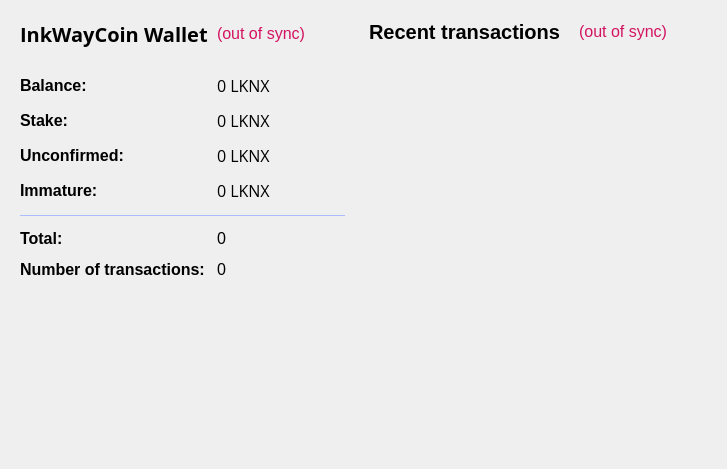
<?xml version="1.0" encoding="UTF-8"?>
<ui version="4.0">
 <class>OverviewPage</class>
 <widget class="QWidget" name="OverviewPage">
  <property name="maximumSize">
   <size>
    <width>16777215</width>
    <height>16777215</height>
   </size>
  </property>
  <property name="font">
   <font>
    <family>Lucida Grande</family>
    <pointsize>12</pointsize>
   </font>
  </property>
  <property name="windowTitle">
   <string>Overview</string>
  </property>
  <layout class="QGridLayout" name="gridLayout_2">
   <item row="1" column="0">
    <layout class="QVBoxLayout" name="verticalLayout_2" stretch="0">
     <property name="spacing">
      <number>1</number>
     </property>
     <item>
      <widget class="QFrame" name="frame">
       <property name="lineWidth">
        <number>0</number>
       </property>
       <layout class="QVBoxLayout" name="verticalLayout_4">
        <item>
         <layout class="QHBoxLayout" name="horizontalLayout_4">
          <property name="spacing">
           <number>7</number>
          </property>
          <item>
           <widget class="QLabel" name="label_5">
            <property name="minimumSize">
             <size>
              <width>190</width>
              <height>24</height>
             </size>
            </property>
            <property name="font">
             <font>
              <family>Open Sans,sans-serif</family>
             </font>
            </property>
            <property name="text">
             <string>&lt;html&gt;&lt;head/&gt;&lt;body&gt;&lt;p&gt;&lt;span style=&quot; font-size:20px; font-weight:600; color:#000000;&quot;&gt;InkWayCoin Wallet&lt;/span&gt;&lt;/p&gt;&lt;/body&gt;&lt;/html&gt;</string>
            </property>
           </widget>
          </item>
          <item>
           <widget class="QLabel" name="labelWalletStatus">
            <property name="minimumSize">
             <size>
              <width>80</width>
              <height>24</height>
             </size>
            </property>
            <property name="toolTip">
             <string>The displayed information may be out of date. Your wallet automatically synchronizes with the InkWayCoin network after a connection is established, but this process has not completed yet.</string>
            </property>
            <property name="styleSheet">
             <string notr="true">QLabel { color: red; }</string>
            </property>
            <property name="text">
             <string notr="true">&lt;html&gt;&lt;head/&gt;&lt;body&gt;&lt;p&gt;&lt;span style=&quot; color:#d31360;&quot;&gt;(out of sync)&lt;/span&gt;&lt;/p&gt;&lt;/body&gt;&lt;/html&gt;</string>
            </property>
            <property name="alignment">
             <set>Qt::AlignLeading|Qt::AlignLeft|Qt::AlignVCenter</set>
            </property>
           </widget>
          </item>
          <item>
           <spacer name="horizontalSpacer_2">
            <property name="orientation">
             <enum>Qt::Horizontal</enum>
            </property>
            <property name="sizeHint" stdset="0">
             <size>
              <width>40</width>
              <height>20</height>
             </size>
            </property>
           </spacer>
          </item>
         </layout>
        </item>
        <item>
         <spacer name="verticalSpacer_5">
          <property name="orientation">
           <enum>Qt::Vertical</enum>
          </property>
          <property name="sizeType">
           <enum>QSizePolicy::Maximum</enum>
          </property>
          <property name="sizeHint" stdset="0">
           <size>
            <width>20</width>
            <height>20</height>
           </size>
          </property>
         </spacer>
        </item>
        <item>
         <layout class="QFormLayout" name="formLayout_2">
          <property name="sizeConstraint">
           <enum>QLayout::SetMaximumSize</enum>
          </property>
          <property name="fieldGrowthPolicy">
           <enum>QFormLayout::AllNonFixedFieldsGrow</enum>
          </property>
          <property name="horizontalSpacing">
           <number>12</number>
          </property>
          <property name="verticalSpacing">
           <number>12</number>
          </property>
          <item row="0" column="0">
           <widget class="QLabel" name="label">
            <property name="text">
             <string>&lt;html&gt;&lt;head/&gt;&lt;body&gt;&lt;p&gt;&lt;span style=&quot; font-weight:600;&quot;&gt;Balance:&lt;/span&gt;&lt;/p&gt;&lt;/body&gt;&lt;/html&gt;</string>
            </property>
           </widget>
          </item>
          <item row="0" column="1">
           <widget class="QLabel" name="labelBalance">
            <property name="font">
             <font>
              <family>Open Sans,sans-serif</family>
             </font>
            </property>
            <property name="cursor">
             <cursorShape>IBeamCursor</cursorShape>
            </property>
            <property name="toolTip">
             <string>Your current balance</string>
            </property>
            <property name="text">
             <string notr="true">0 LKNX</string>
            </property>
            <property name="textInteractionFlags">
             <set>Qt::LinksAccessibleByMouse|Qt::TextSelectableByKeyboard|Qt::TextSelectableByMouse</set>
            </property>
           </widget>
          </item>
          <item row="1" column="0">
           <widget class="QLabel" name="label_6">
            <property name="text">
             <string>&lt;html&gt;&lt;head/&gt;&lt;body&gt;&lt;p&gt;&lt;span style=&quot; font-weight:600;&quot;&gt;Stake:&lt;/span&gt;&lt;/p&gt;&lt;/body&gt;&lt;/html&gt;</string>
            </property>
           </widget>
          </item>
          <item row="1" column="1">
           <widget class="QLabel" name="labelStake">
            <property name="font">
             <font>
              <family>Open Sans,sans-serif</family>
             </font>
            </property>
            <property name="cursor">
             <cursorShape>IBeamCursor</cursorShape>
            </property>
            <property name="toolTip">
             <string>Total of coins that was staked, and do not yet count toward the current balance</string>
            </property>
            <property name="text">
             <string notr="true">0 LKNX</string>
            </property>
            <property name="textInteractionFlags">
             <set>Qt::LinksAccessibleByMouse|Qt::TextSelectableByKeyboard|Qt::TextSelectableByMouse</set>
            </property>
           </widget>
          </item>
          <item row="2" column="0">
           <widget class="QLabel" name="label_3">
            <property name="text">
             <string>&lt;html&gt;&lt;head/&gt;&lt;body&gt;&lt;p&gt;&lt;span style=&quot; font-weight:600;&quot;&gt;Unconfirmed:&lt;/span&gt;&lt;/p&gt;&lt;/body&gt;&lt;/html&gt;</string>
            </property>
           </widget>
          </item>
          <item row="2" column="1">
           <widget class="QLabel" name="labelUnconfirmed">
            <property name="font">
             <font>
              <family>Open Sans,sans-serif</family>
             </font>
            </property>
            <property name="cursor">
             <cursorShape>IBeamCursor</cursorShape>
            </property>
            <property name="toolTip">
             <string>Total of transactions that have yet to be confirmed, and do not yet count toward the current balance</string>
            </property>
            <property name="text">
             <string notr="true">0 LKNX</string>
            </property>
            <property name="textInteractionFlags">
             <set>Qt::LinksAccessibleByMouse|Qt::TextSelectableByKeyboard|Qt::TextSelectableByMouse</set>
            </property>
           </widget>
          </item>
          <item row="3" column="0">
           <widget class="QLabel" name="labelImmatureText">
            <property name="text">
             <string>&lt;html&gt;&lt;head/&gt;&lt;body&gt;&lt;p&gt;&lt;span style=&quot; font-weight:600;&quot;&gt;Immature:&lt;/span&gt;&lt;/p&gt;&lt;/body&gt;&lt;/html&gt;</string>
            </property>
           </widget>
          </item>
          <item row="3" column="1">
           <widget class="QLabel" name="labelImmature">
            <property name="font">
             <font>
              <family>Open Sans,sans-serif</family>
             </font>
            </property>
            <property name="toolTip">
             <string>Mined balance that has not yet matured</string>
            </property>
            <property name="text">
             <string notr="true">0 LKNX</string>
            </property>
            <property name="textInteractionFlags">
             <set>Qt::LinksAccessibleByMouse|Qt::TextSelectableByKeyboard|Qt::TextSelectableByMouse</set>
            </property>
           </widget>
          </item>
          <item row="4" column="0" colspan="2">
           <widget class="Line" name="line">
            <property name="sizePolicy">
             <sizepolicy hsizetype="Expanding" vsizetype="Fixed">
              <horstretch>140</horstretch>
              <verstretch>0</verstretch>
             </sizepolicy>
            </property>
            <property name="styleSheet">
             <string notr="true">color:rgb(170, 190, 255);</string>
            </property>
            <property name="frameShadow">
             <enum>QFrame::Plain</enum>
            </property>
            <property name="orientation">
             <enum>Qt::Horizontal</enum>
            </property>
           </widget>
          </item>
          <item row="5" column="0">
           <widget class="QLabel" name="label_10">
            <property name="text">
             <string>&lt;html&gt;&lt;head/&gt;&lt;body&gt;&lt;p&gt;&lt;span style=&quot; font-weight:600;&quot;&gt;Total:&lt;/span&gt;&lt;/p&gt;&lt;/body&gt;&lt;/html&gt;</string>
            </property>
           </widget>
          </item>
          <item row="5" column="1">
           <widget class="QLabel" name="labelTotal">
            <property name="toolTip">
             <string>Total number of transactions in new wallet</string>
            </property>
            <property name="text">
             <string notr="true">0</string>
            </property>
            <property name="textInteractionFlags">
             <set>Qt::LinksAccessibleByMouse|Qt::TextSelectableByKeyboard|Qt::TextSelectableByMouse</set>
            </property>
           </widget>
          </item>
          <item row="6" column="0">
           <widget class="QLabel" name="label_2">
            <property name="text">
             <string>&lt;html&gt;&lt;head/&gt;&lt;body&gt;&lt;p&gt;&lt;span style=&quot; font-weight:600;&quot;&gt;Number of transactions:&lt;/span&gt;&lt;/p&gt;&lt;/body&gt;&lt;/html&gt;</string>
            </property>
           </widget>
          </item>
          <item row="6" column="1">
           <widget class="QLabel" name="labelNumTransactions">
            <property name="toolTip">
             <string>Total number of transactions in new wallet</string>
            </property>
            <property name="text">
             <string notr="true">0</string>
            </property>
            <property name="textInteractionFlags">
             <set>Qt::LinksAccessibleByMouse|Qt::TextSelectableByKeyboard|Qt::TextSelectableByMouse</set>
            </property>
           </widget>
          </item>
         </layout>
        </item>
        <item>
         <spacer name="verticalSpacer">
          <property name="orientation">
           <enum>Qt::Vertical</enum>
          </property>
          <property name="sizeHint" stdset="0">
           <size>
            <width>20</width>
            <height>40</height>
           </size>
          </property>
         </spacer>
        </item>
        <item>
         <layout class="QVBoxLayout" name="verticalLayout_5" stretch="1,1,1">
          <item>
           <widget class="QLabel" name="label_11">
            <property name="text">
             <string>&lt;html&gt;&lt;head/&gt;&lt;body&gt;&lt;p&gt;&lt;img src=&quot;:/icons/bitcoin&quot;/&gt;&lt;/p&gt;&lt;/body&gt;&lt;/html&gt;</string>
            </property>
            <property name="alignment">
             <set>Qt::AlignCenter</set>
            </property>
           </widget>
          </item>
          <item>
           <spacer name="verticalSpacer_2">
            <property name="orientation">
             <enum>Qt::Vertical</enum>
            </property>
            <property name="sizeHint" stdset="0">
             <size>
              <width>20</width>
              <height>40</height>
             </size>
            </property>
           </spacer>
          </item>
          <item>
           <layout class="QHBoxLayout" name="horizontalLayout">
            <item>
             <widget class="QLabel" name="label_9">
              <property name="text">
               <string>&lt;html&gt;&lt;head/&gt;&lt;body&gt;&lt;p&gt;&lt;a href=&quot;https://inkwayusa.com/store/&quot;&gt;&lt;span style=&quot; text-decoration: underline; color:#0000ff;&quot;&gt;&lt;img src=&quot;:/icons/store&quot;/&gt;&lt;/span&gt;&lt;/a&gt;&lt;/p&gt;&lt;/body&gt;&lt;/html&gt;</string>
              </property>
             </widget>
            </item>
            <item>
             <widget class="QLabel" name="label_7">
              <property name="text">
               <string>&lt;html&gt;&lt;head/&gt;&lt;body&gt;&lt;p align=&quot;center&quot;&gt;&lt;a href=&quot;http://twitter.com/inkwayinc&quot;&gt;&lt;span style=&quot; text-decoration: underline; color:#0000ff;&quot;&gt;&lt;img src=&quot;:/icons/twitter&quot;/&gt;&lt;/span&gt;&lt;/a&gt;&lt;/p&gt;&lt;/body&gt;&lt;/html&gt;</string>
              </property>
             </widget>
            </item>
            <item>
             <widget class="QLabel" name="label_8">
              <property name="text">
               <string>&lt;html&gt;&lt;head/&gt;&lt;body&gt;&lt;p&gt;&lt;a href=&quot;http://www.facebook.com/inkway-inc&quot;&gt;&lt;span style=&quot; text-decoration: underline; color:#0000ff;&quot;&gt;&lt;img src=&quot;:/icons/face&quot;/&gt;&lt;/span&gt;&lt;/a&gt;&lt;/p&gt;&lt;/body&gt;&lt;/html&gt;</string>
              </property>
             </widget>
            </item>
           </layout>
          </item>
         </layout>
        </item>
        <item>
         <spacer name="verticalSpacer_4">
          <property name="orientation">
           <enum>Qt::Vertical</enum>
          </property>
          <property name="sizeHint" stdset="0">
           <size>
            <width>20</width>
            <height>40</height>
           </size>
          </property>
         </spacer>
        </item>
       </layout>
      </widget>
     </item>
    </layout>
   </item>
   <item row="1" column="1">
    <layout class="QVBoxLayout" name="verticalLayout_3">
     <property name="spacing">
      <number>7</number>
     </property>
     <item>
      <widget class="QFrame" name="frame_2">
       <layout class="QVBoxLayout" name="verticalLayout">
        <item>
         <layout class="QHBoxLayout" name="horizontalLayout_2">
          <item>
           <widget class="QLabel" name="label_4">
            <property name="sizePolicy">
             <sizepolicy hsizetype="Preferred" vsizetype="Preferred">
              <horstretch>0</horstretch>
              <verstretch>0</verstretch>
             </sizepolicy>
            </property>
            <property name="minimumSize">
             <size>
              <width>204</width>
              <height>24</height>
             </size>
            </property>
            <property name="text">
             <string>&lt;html&gt;&lt;head/&gt;&lt;body&gt;&lt;p&gt;&lt;span style=&quot; font-size:20px; font-weight:600; color:#000000;&quot;&gt;Recent transactions&lt;/span&gt;&lt;/p&gt;&lt;/body&gt;&lt;/html&gt;</string>
            </property>
           </widget>
          </item>
          <item>
           <widget class="QLabel" name="labelTransactionsStatus">
            <property name="minimumSize">
             <size>
              <width>80</width>
              <height>0</height>
             </size>
            </property>
            <property name="toolTip">
             <string>The displayed information may be out of date. Your wallet automatically synchronizes with the InkWayCoin network after a connection is established, but this process has not completed yet.</string>
            </property>
            <property name="styleSheet">
             <string notr="true">QLabel { color: red; }</string>
            </property>
            <property name="text">
             <string notr="true">&lt;html&gt;&lt;head/&gt;&lt;body&gt;&lt;p&gt;&lt;span style=&quot; color:#d31360;&quot;&gt;(out of sync)&lt;/span&gt;&lt;/p&gt;&lt;/body&gt;&lt;/html&gt;</string>
            </property>
            <property name="alignment">
             <set>Qt::AlignRight|Qt::AlignTrailing|Qt::AlignVCenter</set>
            </property>
           </widget>
          </item>
          <item>
           <spacer name="horizontalSpacer">
            <property name="orientation">
             <enum>Qt::Horizontal</enum>
            </property>
            <property name="sizeHint" stdset="0">
             <size>
              <width>40</width>
              <height>20</height>
             </size>
            </property>
           </spacer>
          </item>
         </layout>
        </item>
        <item>
         <spacer name="verticalSpacer_3">
          <property name="orientation">
           <enum>Qt::Vertical</enum>
          </property>
          <property name="sizeType">
           <enum>QSizePolicy::Fixed</enum>
          </property>
          <property name="sizeHint" stdset="0">
           <size>
            <width>20</width>
            <height>10</height>
           </size>
          </property>
         </spacer>
        </item>
        <item>
         <widget class="QListView" name="listTransactions">
          <property name="font">
           <font>
            <family>Lucida Grande</family>
            <pointsize>10</pointsize>
           </font>
          </property>
          <property name="whatsThis">
           <string/>
          </property>
          <property name="styleSheet">
           <string notr="true">background-color:rgba(255, 255, 255, 0);</string>
          </property>
          <property name="frameShape">
           <enum>QFrame::NoFrame</enum>
          </property>
          <property name="selectionMode">
           <enum>QAbstractItemView::NoSelection</enum>
          </property>
         </widget>
        </item>
       </layout>
      </widget>
     </item>
    </layout>
   </item>
  </layout>
 </widget>
 <resources/>
 <connections/>
</ui>
